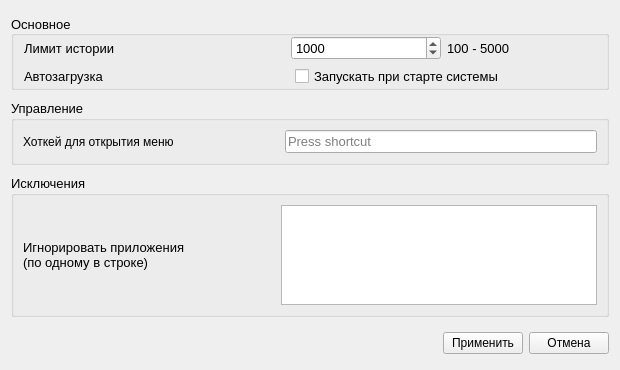
<?xml version="1.0" encoding="UTF-8"?>
<ui version="4.0">
 <class>SettingsWindow</class>
 <widget class="QWidget" name="SettingsWindow">
  <property name="geometry">
   <rect>
    <x>0</x>
    <y>0</y>
    <width>620</width>
    <height>370</height>
   </rect>
  </property>
  <property name="sizePolicy">
   <sizepolicy hsizetype="Fixed" vsizetype="Fixed">
    <horstretch>0</horstretch>
    <verstretch>0</verstretch>
   </sizepolicy>
  </property>
  <property name="minimumSize">
   <size>
    <width>620</width>
    <height>0</height>
   </size>
  </property>
  <property name="maximumSize">
   <size>
    <width>620</width>
    <height>370</height>
   </size>
  </property>
  <property name="windowTitle">
   <string>Form</string>
  </property>
  <property name="styleSheet">
   <string notr="true"/>
  </property>
  <layout class="QVBoxLayout" name="verticalLayout">
   <item>
    <widget class="QGroupBox" name="groupBox">
     <property name="sizePolicy">
      <sizepolicy hsizetype="Preferred" vsizetype="Fixed">
       <horstretch>0</horstretch>
       <verstretch>0</verstretch>
      </sizepolicy>
     </property>
     <property name="font">
      <font>
       <family>Segoe UI</family>
       <pointsize>10</pointsize>
      </font>
     </property>
     <property name="styleSheet">
      <string notr="true"/>
     </property>
     <property name="title">
      <string>Основное</string>
     </property>
     <property name="alignment">
      <set>Qt::AlignmentFlag::AlignLeading|Qt::AlignmentFlag::AlignLeft|Qt::AlignmentFlag::AlignVCenter</set>
     </property>
     <property name="flat">
      <bool>false</bool>
     </property>
     <layout class="QGridLayout" name="gridLayout">
      <property name="leftMargin">
       <number>0</number>
      </property>
      <property name="topMargin">
       <number>0</number>
      </property>
      <property name="rightMargin">
       <number>0</number>
      </property>
      <property name="bottomMargin">
       <number>0</number>
      </property>
      <item row="0" column="0">
       <layout class="QVBoxLayout" name="verticalLayout_2">
        <property name="bottomMargin">
         <number>0</number>
        </property>
        <item>
         <layout class="QHBoxLayout" name="horizontalLayout">
          <property name="leftMargin">
           <number>10</number>
          </property>
          <property name="rightMargin">
           <number>10</number>
          </property>
          <item>
           <widget class="QLabel" name="label">
            <property name="sizePolicy">
             <sizepolicy hsizetype="Fixed" vsizetype="Preferred">
              <horstretch>0</horstretch>
              <verstretch>0</verstretch>
             </sizepolicy>
            </property>
            <property name="text">
             <string>Лимит истории</string>
            </property>
           </widget>
          </item>
          <item>
           <spacer name="horizontalSpacer_3">
            <property name="orientation">
             <enum>Qt::Orientation::Horizontal</enum>
            </property>
            <property name="sizeType">
             <enum>QSizePolicy::Policy::Fixed</enum>
            </property>
            <property name="sizeHint" stdset="0">
             <size>
              <width>170</width>
              <height>20</height>
             </size>
            </property>
           </spacer>
          </item>
          <item>
           <layout class="QHBoxLayout" name="horizontalLayout_3">
            <item>
             <widget class="QSpinBox" name="HistoryLimitSpin">
              <property name="minimum">
               <number>100</number>
              </property>
              <property name="maximum">
               <number>5000</number>
              </property>
              <property name="value">
               <number>1000</number>
              </property>
             </widget>
            </item>
            <item>
             <widget class="QLabel" name="label_2">
              <property name="text">
               <string>100 - 5000</string>
              </property>
             </widget>
            </item>
           </layout>
          </item>
         </layout>
        </item>
        <item>
         <layout class="QHBoxLayout" name="horizontalLayout_2">
          <property name="leftMargin">
           <number>10</number>
          </property>
          <property name="rightMargin">
           <number>10</number>
          </property>
          <item>
           <widget class="QLabel" name="label_3">
            <property name="sizePolicy">
             <sizepolicy hsizetype="Fixed" vsizetype="Preferred">
              <horstretch>0</horstretch>
              <verstretch>0</verstretch>
             </sizepolicy>
            </property>
            <property name="text">
             <string>Автозагрузка</string>
            </property>
           </widget>
          </item>
          <item>
           <spacer name="horizontalSpacer_2">
            <property name="orientation">
             <enum>Qt::Orientation::Horizontal</enum>
            </property>
            <property name="sizeType">
             <enum>QSizePolicy::Policy::Fixed</enum>
            </property>
            <property name="sizeHint" stdset="0">
             <size>
              <width>185</width>
              <height>20</height>
             </size>
            </property>
           </spacer>
          </item>
          <item>
           <widget class="QCheckBox" name="StartWithWindowsCheck">
            <property name="text">
             <string>Запускать при старте системы</string>
            </property>
           </widget>
          </item>
         </layout>
        </item>
       </layout>
      </item>
     </layout>
    </widget>
   </item>
   <item>
    <widget class="QGroupBox" name="groupBox_2">
     <property name="sizePolicy">
      <sizepolicy hsizetype="Preferred" vsizetype="Fixed">
       <horstretch>0</horstretch>
       <verstretch>0</verstretch>
      </sizepolicy>
     </property>
     <property name="font">
      <font>
       <family>Segoe UI</family>
       <pointsize>10</pointsize>
      </font>
     </property>
     <property name="styleSheet">
      <string notr="true"/>
     </property>
     <property name="title">
      <string>Управление</string>
     </property>
     <layout class="QGridLayout" name="gridLayout_2">
      <item row="0" column="0">
       <layout class="QHBoxLayout" name="horizontalLayout_5">
        <property name="sizeConstraint">
         <enum>QLayout::SizeConstraint::SetDefaultConstraint</enum>
        </property>
        <item>
         <widget class="QLabel" name="label_4">
          <property name="font">
           <font>
            <family>Segoe UI</family>
            <pointsize>9</pointsize>
           </font>
          </property>
          <property name="text">
           <string>Хоткей для открытия меню</string>
          </property>
         </widget>
        </item>
        <item>
         <spacer name="horizontalSpacer">
          <property name="orientation">
           <enum>Qt::Orientation::Horizontal</enum>
          </property>
          <property name="sizeType">
           <enum>QSizePolicy::Policy::Fixed</enum>
          </property>
          <property name="sizeHint" stdset="0">
           <size>
            <width>105</width>
            <height>20</height>
           </size>
          </property>
         </spacer>
        </item>
        <item>
         <layout class="QHBoxLayout" name="horizontalLayout_4">
          <item>
           <widget class="HotKeyEdit" name="Hotkey">
            <property name="sizePolicy">
             <sizepolicy hsizetype="Preferred" vsizetype="Fixed">
              <horstretch>0</horstretch>
              <verstretch>0</verstretch>
             </sizepolicy>
            </property>
            <property name="maximumSize">
             <size>
              <width>16777215</width>
              <height>16777215</height>
             </size>
            </property>
            <property name="layoutDirection">
             <enum>Qt::LayoutDirection::LeftToRight</enum>
            </property>
            <property name="keySequence">
             <string notr="true"/>
            </property>
            <property name="maximumSequenceLength">
             <longLong>1</longLong>
            </property>
           </widget>
          </item>
         </layout>
        </item>
       </layout>
      </item>
     </layout>
    </widget>
   </item>
   <item>
    <widget class="QGroupBox" name="groupBox_3">
     <property name="sizePolicy">
      <sizepolicy hsizetype="Preferred" vsizetype="Fixed">
       <horstretch>0</horstretch>
       <verstretch>0</verstretch>
      </sizepolicy>
     </property>
     <property name="font">
      <font>
       <family>Segoe UI</family>
       <pointsize>10</pointsize>
      </font>
     </property>
     <property name="styleSheet">
      <string notr="true"/>
     </property>
     <property name="title">
      <string>Исключения</string>
     </property>
     <property name="checkable">
      <bool>false</bool>
     </property>
     <layout class="QGridLayout" name="gridLayout_3">
      <item row="0" column="1">
       <layout class="QHBoxLayout" name="horizontalLayout_6">
        <item>
         <widget class="QLabel" name="label_5">
          <property name="text">
           <string>Игнорировать приложения
(по одному в строке)</string>
          </property>
         </widget>
        </item>
        <item>
         <spacer name="horizontalSpacer_4">
          <property name="orientation">
           <enum>Qt::Orientation::Horizontal</enum>
          </property>
          <property name="sizeType">
           <enum>QSizePolicy::Policy::Fixed</enum>
          </property>
          <property name="sizeHint" stdset="0">
           <size>
            <width>90</width>
            <height>20</height>
           </size>
          </property>
         </spacer>
        </item>
        <item>
         <widget class="QPlainTextEdit" name="IgnoreApps">
          <property name="sizePolicy">
           <sizepolicy hsizetype="Expanding" vsizetype="Fixed">
            <horstretch>0</horstretch>
            <verstretch>0</verstretch>
           </sizepolicy>
          </property>
          <property name="maximumSize">
           <size>
            <width>16777215</width>
            <height>100</height>
           </size>
          </property>
          <property name="plainText">
           <string/>
          </property>
          <property name="placeholderText">
           <string/>
          </property>
         </widget>
        </item>
       </layout>
      </item>
     </layout>
    </widget>
   </item>
   <item>
    <layout class="QHBoxLayout" name="horizontalLayout_7">
     <property name="topMargin">
      <number>5</number>
     </property>
     <item>
      <spacer name="horizontalSpacer_5">
       <property name="orientation">
        <enum>Qt::Orientation::Horizontal</enum>
       </property>
       <property name="sizeHint" stdset="0">
        <size>
         <width>40</width>
         <height>20</height>
        </size>
       </property>
      </spacer>
     </item>
     <item>
      <widget class="QPushButton" name="SaveButton">
       <property name="text">
        <string>Применить</string>
       </property>
      </widget>
     </item>
     <item>
      <widget class="QPushButton" name="CancelButton">
       <property name="text">
        <string>Отмена</string>
       </property>
      </widget>
     </item>
    </layout>
   </item>
  </layout>
 </widget>
 <customwidgets>
  <customwidget>
   <class>HotKeyEdit</class>
   <extends>QKeySequenceEdit</extends>
   <header>hotkeyedit.h</header>
  </customwidget>
 </customwidgets>
 <resources/>
 <connections/>
</ui>
